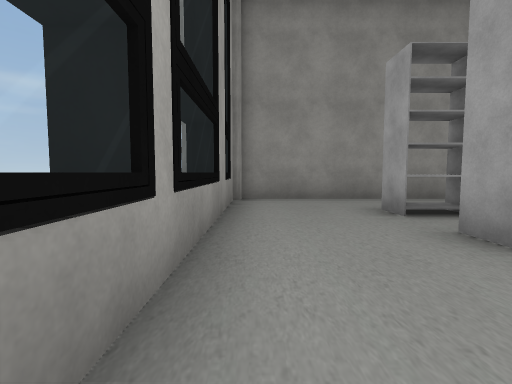
View 1 (above)

20 first-person views from a walk through a scene from a Unity 3-D project. The camera is 1.2 m above the floor, tilts 4° down and sees 85° across. The floor is counted in squares, 2 m on a side. Each view is taken from the middle of a square. On the plan, view 1 faces up. The plan holds only what a view shows up to about 9 squares ahead; the rest is blank. The place goes on beyond the plan. Some surface patterns are stand-ins.

View 2
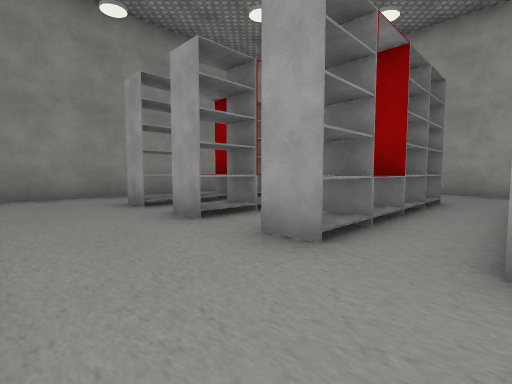

View 3
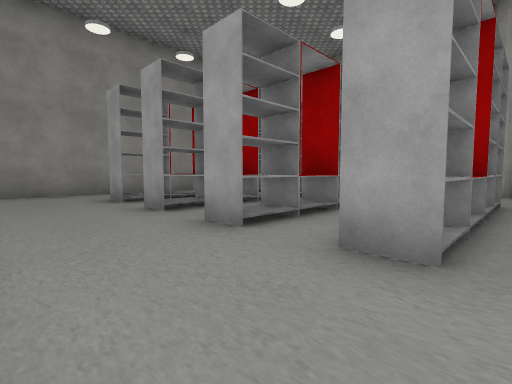

View 4
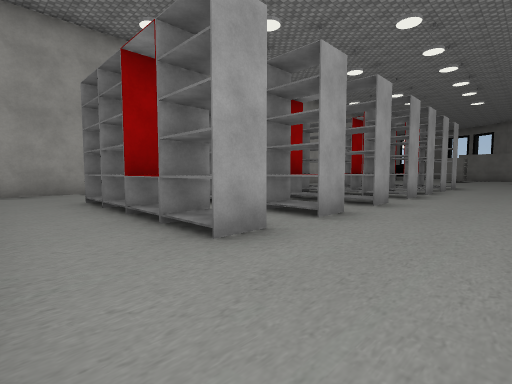

View 5
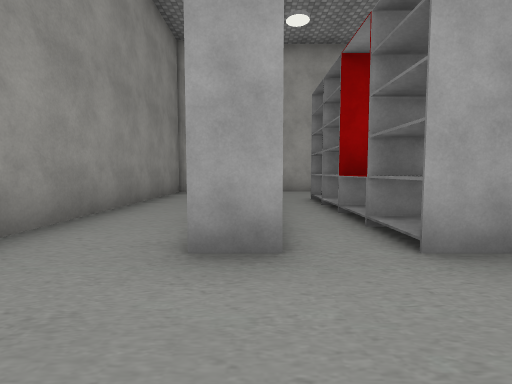

View 6
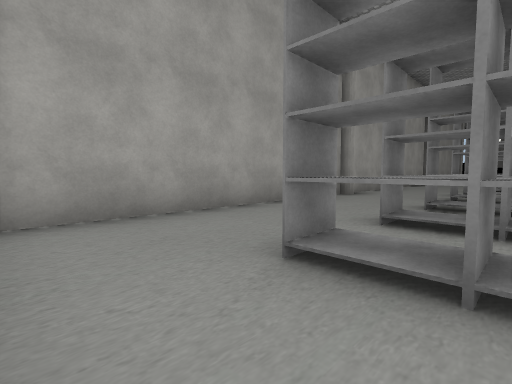

View 7
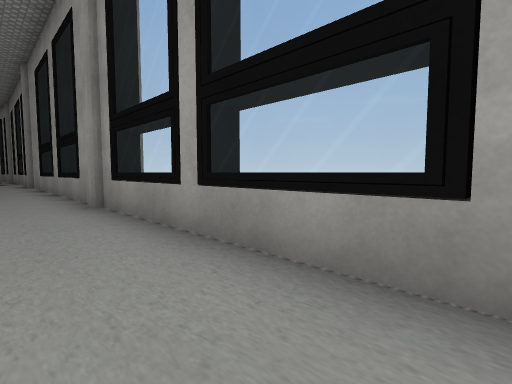

View 8
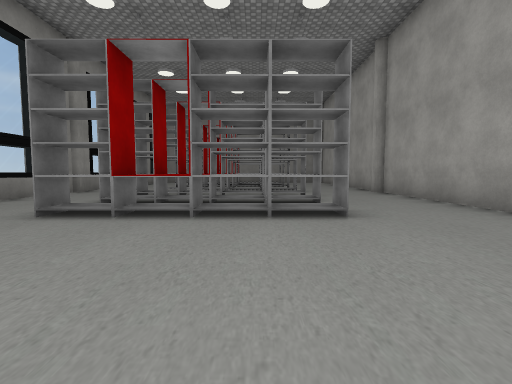

View 9
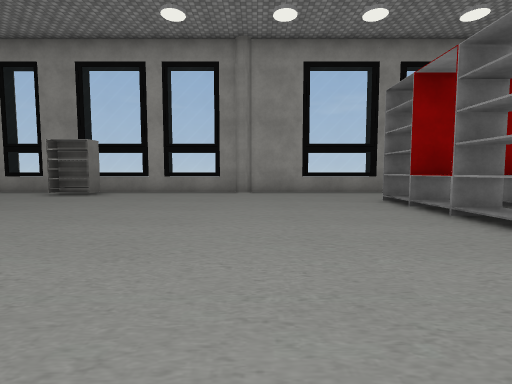

View 10
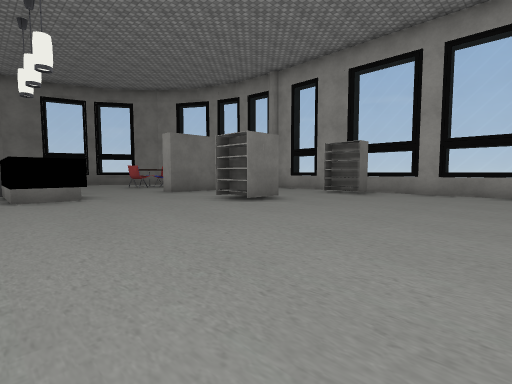

View 11
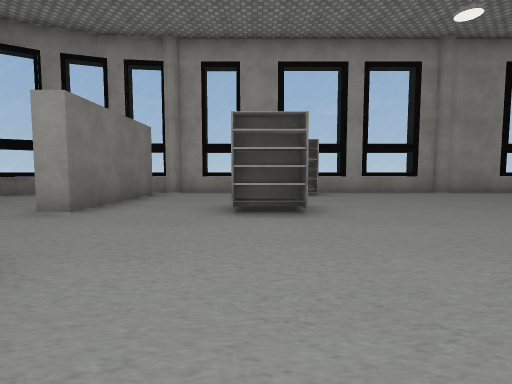

View 12
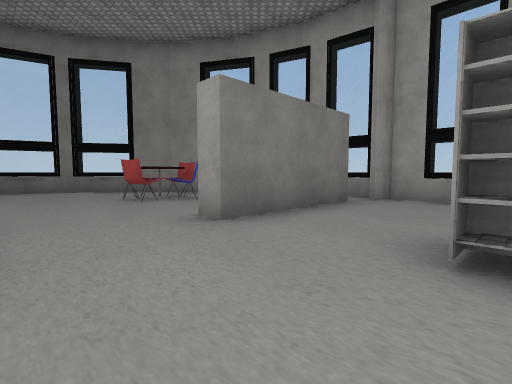

View 13
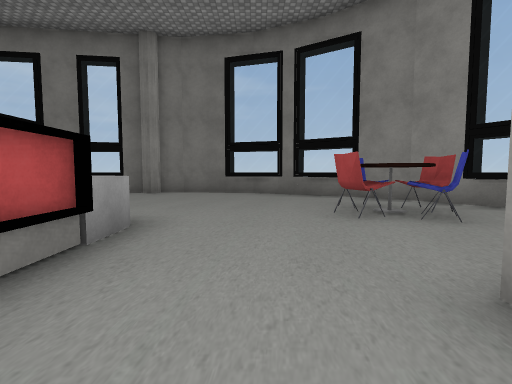

View 14
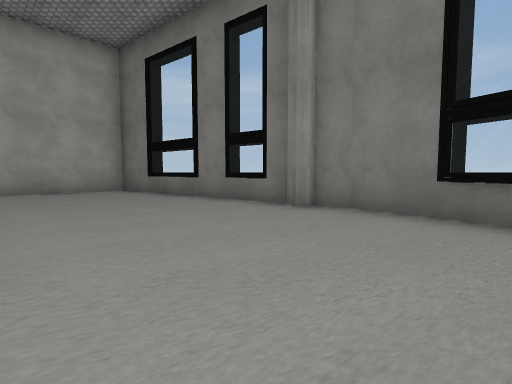

View 15
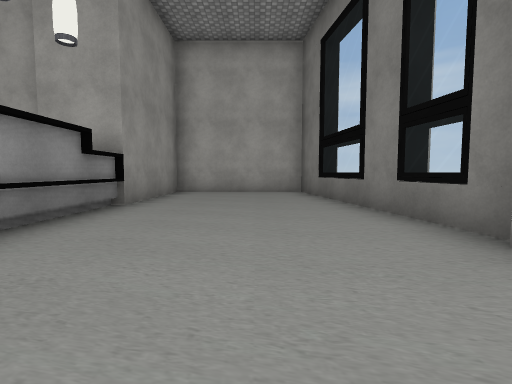

View 16
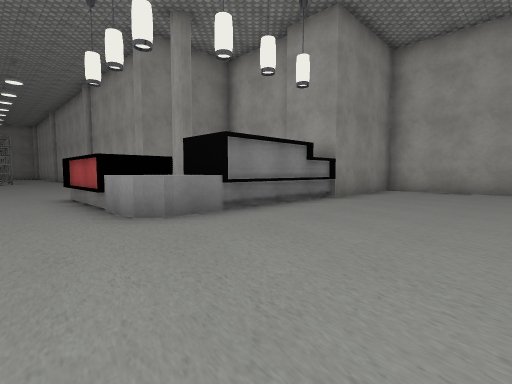

View 17
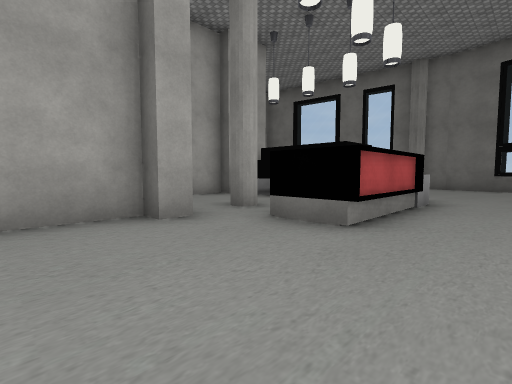

View 18
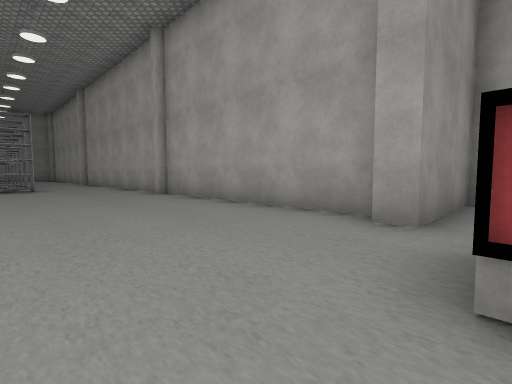

View 19
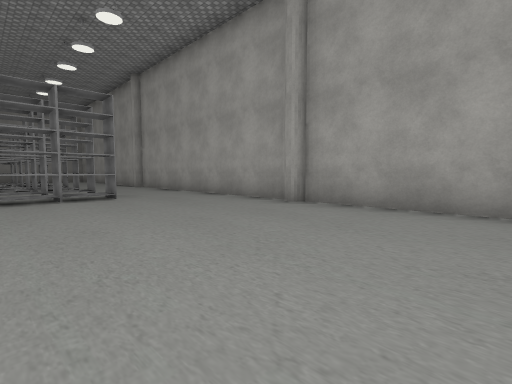

View 20
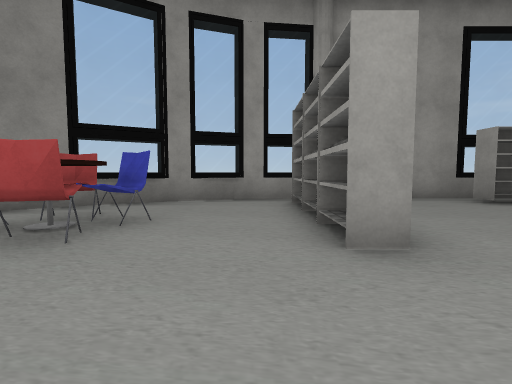

### Floor plan
Key: @ floor where view 1 was taken; # wall or solid block; x gap in a wall; . floor; = window, fence, low wall or low ledge; ^ raised ledge; S shelf; C chair; O other object.
Columns run from 1 left of view 1 to 15 right of it. Each row starts with its distance up from view 1.
  7 ###########
  6 #.........#
  5 =.........#
  4 #...#x##..#
  3 =.........#
  2 =..##^##..#
  1 =..##^##..#
  0 =@........#
 -1 #...#^##..#
 -2 #.........#
 -3 =..##^##..#
 -4 =..##^##..#
 -5 #.........#
 -6 =...#x##..#
 -7 =.........#
 -8 #.........#
 -9 #.........#
-10 #.........#
-11 =.........#
-12 #.........#
-13 =.........#
-14 ^S........#
-15 #...SS....#
-16 =.........####
-17 #.......#... #
-18 =.SSS...#....#
-19 #.......#....#
-20  =......^########
-21  =.CC...........#
-22  ==.O...........#
-23   #.............#
-24    #=...........#
-25     =#=....=#=###
-26        ##^=#

Where each view was taken, in squares from view 1:
view 1: 0 up, 0 right, facing up
view 2: 1 down, 0 right, facing up-right
view 3: 2 down, 0 right, facing up-right
view 4: 6 up, 0 right, facing down-right
view 5: 4 up, 0 right, facing right
view 6: 6 up, 5 right, facing down-right
view 7: 4 up, 1 right, facing down-left
view 8: 10 down, 5 right, facing up
view 9: 9 down, 8 right, facing left
view 10: 10 down, 8 right, facing down-left
view 11: 15 down, 8 right, facing left
view 12: 15 down, 6 right, facing down-left
view 13: 17 down, 5 right, facing down
view 14: 21 down, 5 right, facing down-right
view 15: 23 down, 6 right, facing right
view 16: 24 down, 5 right, facing up-right
view 17: 14 down, 5 right, facing down-right
view 18: 17 down, 5 right, facing up-right
view 19: 13 down, 4 right, facing up-right
view 20: 19 down, 6 right, facing left
